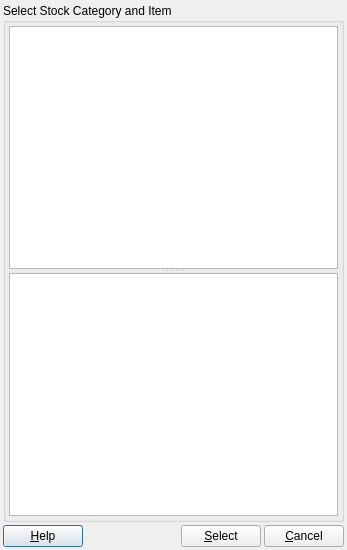
<?xml version="1.0" encoding="UTF-8"?>
<ui version="4.0">
 <class>ACC_SelectStockItemDialog</class>
 <widget class="QDialog" name="ACC_SelectStockItemDialog">
  <property name="geometry">
   <rect>
    <x>0</x>
    <y>0</y>
    <width>347</width>
    <height>550</height>
   </rect>
  </property>
  <property name="windowTitle">
   <string>Dialog</string>
  </property>
  <layout class="QGridLayout" name="gridLayout_2">
   <property name="margin">
    <number>3</number>
   </property>
   <property name="spacing">
    <number>3</number>
   </property>
   <item row="0" column="0">
    <widget class="QGroupBox" name="groupBox">
     <property name="sizePolicy">
      <sizepolicy hsizetype="Preferred" vsizetype="Preferred">
       <horstretch>0</horstretch>
       <verstretch>1</verstretch>
      </sizepolicy>
     </property>
     <property name="title">
      <string>Select Stock Category and Item</string>
     </property>
     <layout class="QGridLayout" name="gridLayout">
      <property name="margin">
       <number>3</number>
      </property>
      <property name="spacing">
       <number>3</number>
      </property>
      <item row="0" column="0">
       <widget class="QSplitter" name="splitter">
        <property name="frameShape">
         <enum>QFrame::NoFrame</enum>
        </property>
        <property name="orientation">
         <enum>Qt::Vertical</enum>
        </property>
        <widget class="QTreeView" name="trvStockCategory">
         <property name="sizePolicy">
          <sizepolicy hsizetype="Expanding" vsizetype="Expanding">
           <horstretch>0</horstretch>
           <verstretch>1</verstretch>
          </sizepolicy>
         </property>
        </widget>
        <widget class="QTableView" name="tvStockMaster">
         <property name="sizePolicy">
          <sizepolicy hsizetype="Expanding" vsizetype="Expanding">
           <horstretch>0</horstretch>
           <verstretch>1</verstretch>
          </sizepolicy>
         </property>
        </widget>
       </widget>
      </item>
     </layout>
    </widget>
   </item>
   <item row="1" column="0">
    <layout class="QHBoxLayout" name="horizontalLayout_2">
     <item>
      <widget class="QPushButton" name="pbHelp">
       <property name="text">
        <string>&amp;Help</string>
       </property>
      </widget>
     </item>
     <item>
      <spacer name="horizontalSpacer_2">
       <property name="orientation">
        <enum>Qt::Horizontal</enum>
       </property>
       <property name="sizeHint" stdset="0">
        <size>
         <width>40</width>
         <height>20</height>
        </size>
       </property>
      </spacer>
     </item>
     <item>
      <widget class="QPushButton" name="pbSelect">
       <property name="text">
        <string>&amp;Select</string>
       </property>
      </widget>
     </item>
     <item>
      <widget class="QPushButton" name="pbCancel">
       <property name="text">
        <string>&amp;Cancel</string>
       </property>
      </widget>
     </item>
    </layout>
   </item>
  </layout>
 </widget>
 <tabstops>
  <tabstop>trvStockCategory</tabstop>
  <tabstop>tvStockMaster</tabstop>
  <tabstop>pbSelect</tabstop>
  <tabstop>pbCancel</tabstop>
  <tabstop>pbHelp</tabstop>
 </tabstops>
 <resources/>
 <connections/>
</ui>
